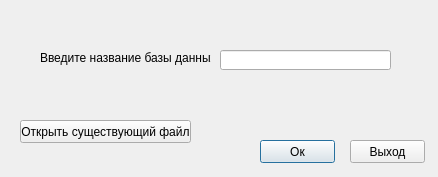
<?xml version="1.0" encoding="UTF-8"?>
<ui version="4.0">
 <class>NewDialog</class>
 <widget class="QDialog" name="NewDialog">
  <property name="geometry">
   <rect>
    <x>0</x>
    <y>0</y>
    <width>438</width>
    <height>177</height>
   </rect>
  </property>
  <property name="minimumSize">
   <size>
    <width>438</width>
    <height>177</height>
   </size>
  </property>
  <property name="maximumSize">
   <size>
    <width>438</width>
    <height>177</height>
   </size>
  </property>
  <property name="windowTitle">
   <string>Dialog</string>
  </property>
  <widget class="QPushButton" name="pushButton_OK">
   <property name="geometry">
    <rect>
     <x>260</x>
     <y>140</y>
     <width>75</width>
     <height>23</height>
    </rect>
   </property>
   <property name="text">
    <string>Ок</string>
   </property>
  </widget>
  <widget class="QPushButton" name="pushButton_Exit">
   <property name="geometry">
    <rect>
     <x>350</x>
     <y>140</y>
     <width>75</width>
     <height>23</height>
    </rect>
   </property>
   <property name="text">
    <string>Выход</string>
   </property>
  </widget>
  <widget class="QLabel" name="label">
   <property name="geometry">
    <rect>
     <x>40</x>
     <y>50</y>
     <width>171</width>
     <height>16</height>
    </rect>
   </property>
   <property name="text">
    <string>Введите название базы данных:</string>
   </property>
   <property name="buddy">
    <cstring>lineEdit</cstring>
   </property>
  </widget>
  <widget class="QLineEdit" name="lineEdit">
   <property name="geometry">
    <rect>
     <x>220</x>
     <y>50</y>
     <width>171</width>
     <height>20</height>
    </rect>
   </property>
  </widget>
  <widget class="QPushButton" name="pushButton_OpenFIle">
   <property name="geometry">
    <rect>
     <x>20</x>
     <y>120</y>
     <width>171</width>
     <height>23</height>
    </rect>
   </property>
   <property name="text">
    <string>Открыть существующий файл</string>
   </property>
  </widget>
 </widget>
 <resources/>
 <connections/>
</ui>
